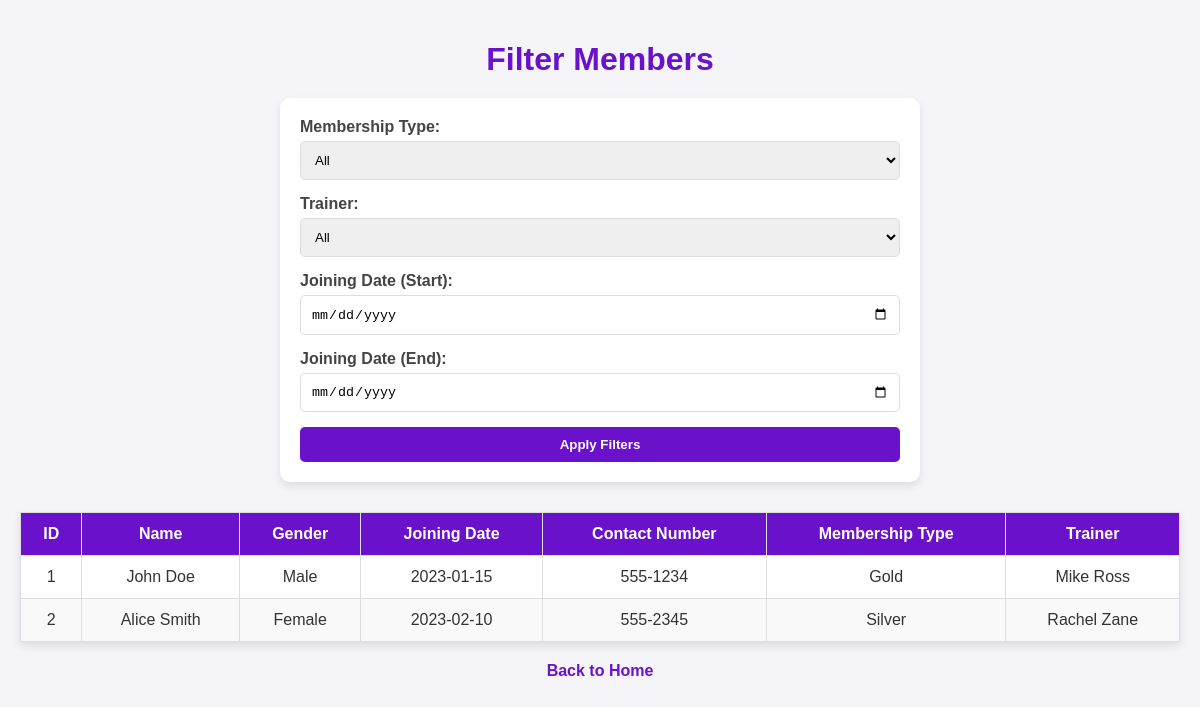
Screenshot of /filter_members (signed in) with the database file from the repository.
### tables this page shows
CREATE TABLE Members (
        member_id INTEGER PRIMARY KEY AUTOINCREMENT,
        name TEXT NOT NULL,
        gender TEXT,
        joining_date DATE,
        contact_number TEXT,
        date_of_birth DATE,
        membership_type TEXT,
        emergency_contact_name TEXT,
        emergency_contact_number TEXT,
        trainer_id INTEGER,
        FOREIGN KEY (trainer_id) REFERENCES Trainers(trainer_id) ON DELETE SET NULL
    );

CREATE TABLE Trainers (
        trainer_id INTEGER PRIMARY KEY AUTOINCREMENT,
        name TEXT NOT NULL,
        gender TEXT,
        contact_number TEXT,
        role TEXT,
        experience INTEGER,
        specialty TEXT
    );

### app.py (the view)
@app.route('/filter_members', methods=['GET', 'POST'])
@login_required
def filter_members():
    conn = get_db_connection()
    cursor = conn.cursor()
    membership_type = request.args.get('membership_type')
    trainer_id = request.args.get('trainer_id')
    joining_date_start = request.args.get('joining_date_start')
    joining_date_end = request.args.get('joining_date_end')
    query = '''
        SELECT Members.*, Trainers.name AS trainer_name
        FROM Members
        LEFT JOIN Trainers ON Members.trainer_id = Trainers.trainer_id
        WHERE 1=1
    '''
    params = []
    if membership_type:
        query += ' AND Members.membership_type = ?'
        params.append(membership_type)
    if trainer_id:
        query += ' AND Members.trainer_id = ?'
        params.append(trainer_id)
    if joining_date_start and joining_date_end:
        query += ' AND Members.joining_date BETWEEN ? AND ?'
        params.append(joining_date_start)
        params.append(joining_date_end)
    cursor.execute(query, params)
    members = cursor.fetchall()
    cursor.execute('SELECT trainer_id, name FROM Trainers')
    trainers = cursor.fetchall()
    conn.close()
    return render_template('filter_members.html', members=members, trainers=trainers)

### app.py (called while the page is built)
@login_manager.user_loader
def load_user(user_id):
    conn = get_db_connection()
    cursor = conn.cursor()
    cursor.execute('SELECT * FROM Users WHERE user_id = ?', (user_id,))
    user = cursor.fetchone()
    conn.close()
    if user:
        return User(user['user_id'], user['username'], user['password_hash'])
    return None

def get_db_connection():
    conn = sqlite3.connect('gym_management_system.db')
    conn.row_factory = sqlite3.Row
    return conn

### templates/filter_members.html (shortened to what this page needs)
<!DOCTYPE html>
<html lang="en">
<head>
</head>
<body>
    <h1>Filter Members</h1>
    <form method="GET" action="{{ url_for('filter_members') }}" class="filter-form">
        <label for="membership_type">Membership Type:</label>
        <select name="membership_type" id="membership_type">
            <option value="">All</option>
        </select>
        <label for="trainer_id">Trainer:</label>
        <select name="trainer_id" id="trainer_id">
            <option value="">All</option>
        </select>
        <label for="joining_date_start">Joining Date (Start):</label>
        <input type="date" name="joining_date_start" id="joining_date_start">
        <label for="joining_date_end">Joining Date (End):</label>
        <input type="date" name="joining_date_end" id="joining_date_end">
        <button type="submit">Apply Filters</button>
    </form>
    <table>
        <thead>
            <tr>
                <th>ID</th>
                <th>Name</th>
                <th>Gender</th>
                <th>Joining Date</th>
                <th>Contact Number</th>
                <th>Membership Type</th>
                <th>Trainer</th>
            </tr>
        </thead>
        <tbody>
            {% for member in members %}
            <tr>
                <td>{{ member['member_id'] }}</td>
                <td>{{ member['name'] }}</td>
                <td>{{ member['gender'] }}</td>
                <td>{{ member['joining_date'] }}</td>
                <td>{{ member['contact_number'] }}</td>
                <td>{{ member['membership_type'] }}</td>
                <td>{{ member['trainer_name'] if member['trainer_name'] else "No Trainer" }}</td>
            </tr>
            {% endfor %}
        </tbody>
    </table>
    <a href="{{ url_for('index') }}" class="back-link">Back to Home</a>
</body>
</html>

### templates/filter_members.html (style rules this page uses)
body { font-family: Arial, sans-serif; background-color: #f4f4f9; color: #333; padding: 20px; margin: 0; }
h1 { text-align: center; color: #6a11cb; font-size: 32px; margin-bottom: 20px; }
.filter-form { max-width: 600px; margin: 0 auto 30px auto; padding: 20px; background: #fff; border-radius: 10px; box-shadow: 0 4px 8px rgba(0, 0, 0, 0.1); }
.filter-form label { font-weight: bold; margin-bottom: 5px; display: block; color: #444; }
.filter-form select, .filter-form input { width: 100%; padding: 10px; margin-bottom: 15px; border: 1px solid #ddd; border-radius: 5px; box-sizing: border-box; }
.filter-form button { width: 100%; background-color: #6a11cb; color: white; border: none; padding: 10px; border-radius: 5px; font-weight: bold; cursor: pointer; transition: background-color 0.3s ease; }
table { width: 100%; margin-top: 20px; border-collapse: collapse; background-color: white; box-shadow: 0 4px 8px rgba(0, 0, 0, 0.1); }
th, td { padding: 12px; border: 1px solid #ddd; text-align: center; }
th { background-color: #6a11cb; color: white; }
tr:nth-child(even) { background-color: #f9f9f9; }
.back-link { display: block; margin: 20px auto; text-align: center; font-weight: bold; color: #6a11cb; text-decoration: none; transition: color 0.3s ease; }

### rows the page displays
Members: member_id "1", name "John Doe", gender "Male", joining_date "2023-01-15", contact_number "555-1234", membership_type "Gold", name "Mike Ross"
Members: member_id "2", name "Alice Smith", gender "Female", joining_date "2023-02-10", contact_number "555-2345", membership_type "Silver", name "Rachel Zane"
